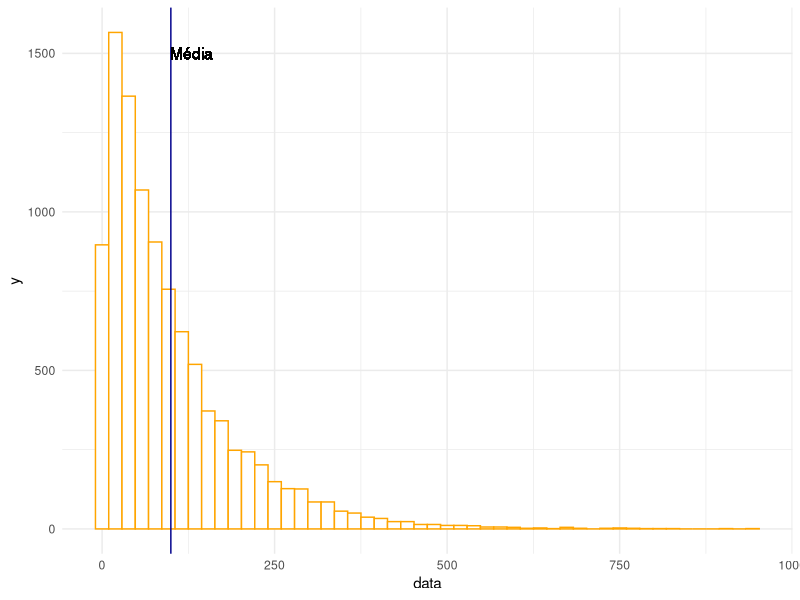
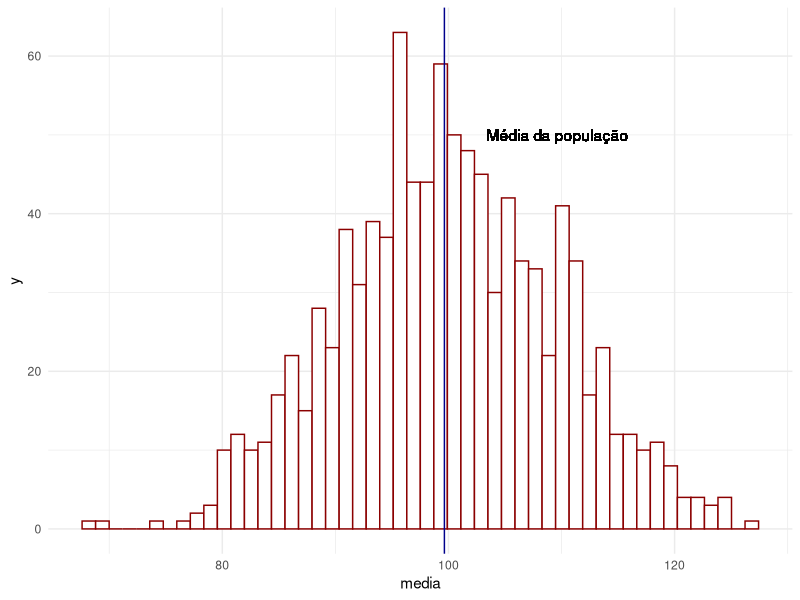
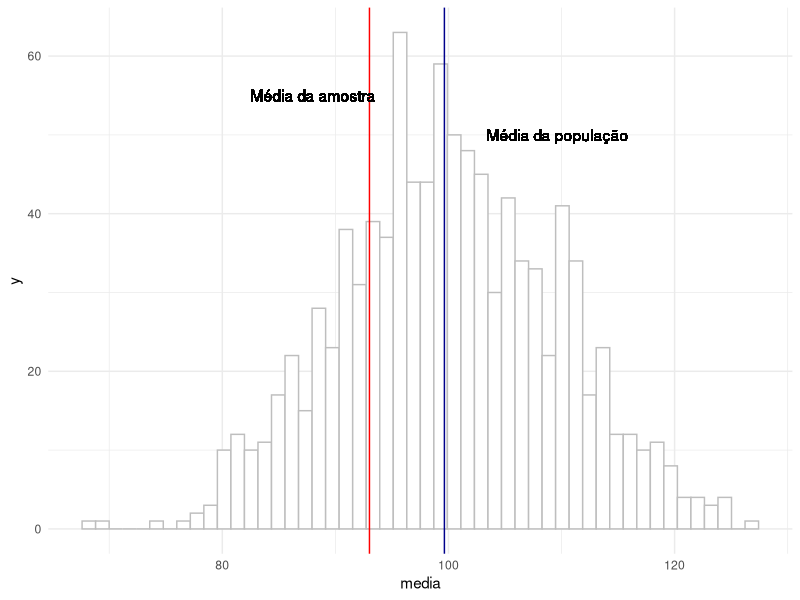
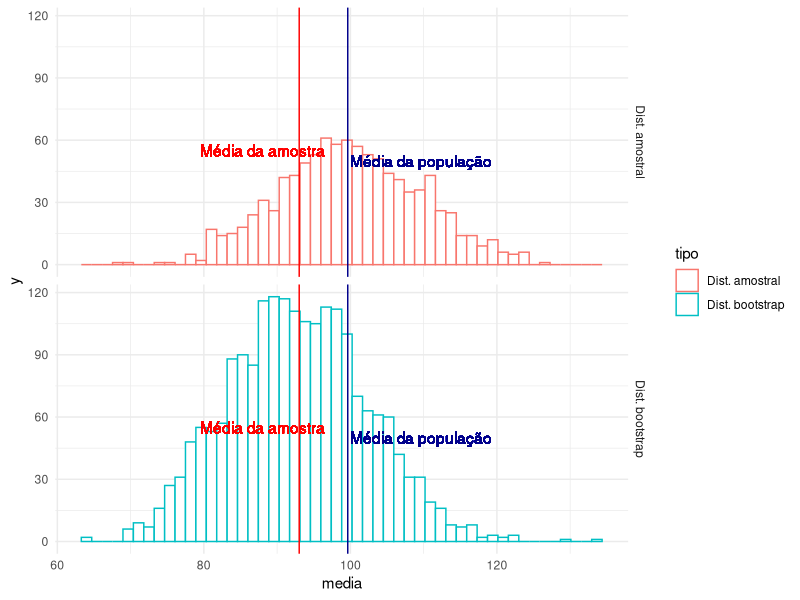

The R script that drew these images, in order:
## ---- chunk 1
library(tidyverse)
theme_set(theme_minimal())
## ---- chunk 2
population = tibble(data = rweibull(1e4, shape = 1, scale = 100))

population %>% 
  ggplot(aes(x = data)) + 
  geom_histogram(bins = 50, fill = "white", color = "orange") + 
  geom_vline(xintercept = mean(population$data), colour = "darkblue") + 
  geom_text(aes(x = mean(data) + 30, y = 1500, label = "Média"))


## ---- chunk 3
set.seed(123)

n = 100

medias = tibble(i = 1:1000) %>% 
  group_by(i) %>% 
  do(tibble(media = mean(sample(population$data, n)))) %>% 
  ungroup()

medias$tipo = "Dist. amostral"

medias %>% 
  ggplot(aes(x = media)) + 
  geom_histogram(bins = 50, fill = "white", color = "darkred") + 
  geom_vline(xintercept = mean(population$data), colour = "darkblue") + 
  geom_text(aes(x = mean(population$data) + 10, y = 50, label = "Média da população"))
## ---- chunk 4
set.seed(123)
amostra_no_experimento = sample(population$data, n)

medias %>% 
  ggplot(aes(x = media)) + 
  geom_histogram(bins = 50, fill = "white", color = "grey") + 
  geom_vline(xintercept = mean(population$data), colour = "darkblue") + 
  geom_text(aes(x = mean(population$data) + 10, y = 50, label = "Média da população")) + 
  geom_vline(xintercept = mean(amostra_no_experimento), colour = "red") + 
  geom_text(aes(x = mean(amostra_no_experimento) -5, y = 55, label = "Média da amostra")) 

## ---- chunk 5
set.seed(123)
medias_bootstrap = tibble(i = 1:2000) %>% 
  group_by(i) %>% 
  do(tibble(media = mean(sample(amostra_no_experimento, NROW(amostra_no_experimento), replace = TRUE)))) %>% 
  ungroup()
  
medias_bootstrap$tipo = "Dist. bootstrap"

rbind(medias, medias_bootstrap) %>% 
  ggplot(aes(x = media, colour = tipo)) +
  geom_histogram(bins = 50, fill = "white") + 
  facet_grid(tipo ~ .) + 
  geom_vline(xintercept = mean(population$data), colour = "darkblue") + 
  geom_text(aes(x = mean(population$data) + 10, y = 50, label = "Média da população"), colour = "darkblue") + 
  geom_vline(xintercept = mean(amostra_no_experimento), colour = "red") + 
  geom_text(aes(x = mean(amostra_no_experimento) -5, y = 55, label = "Média da amostra"), colour = "red")
  

